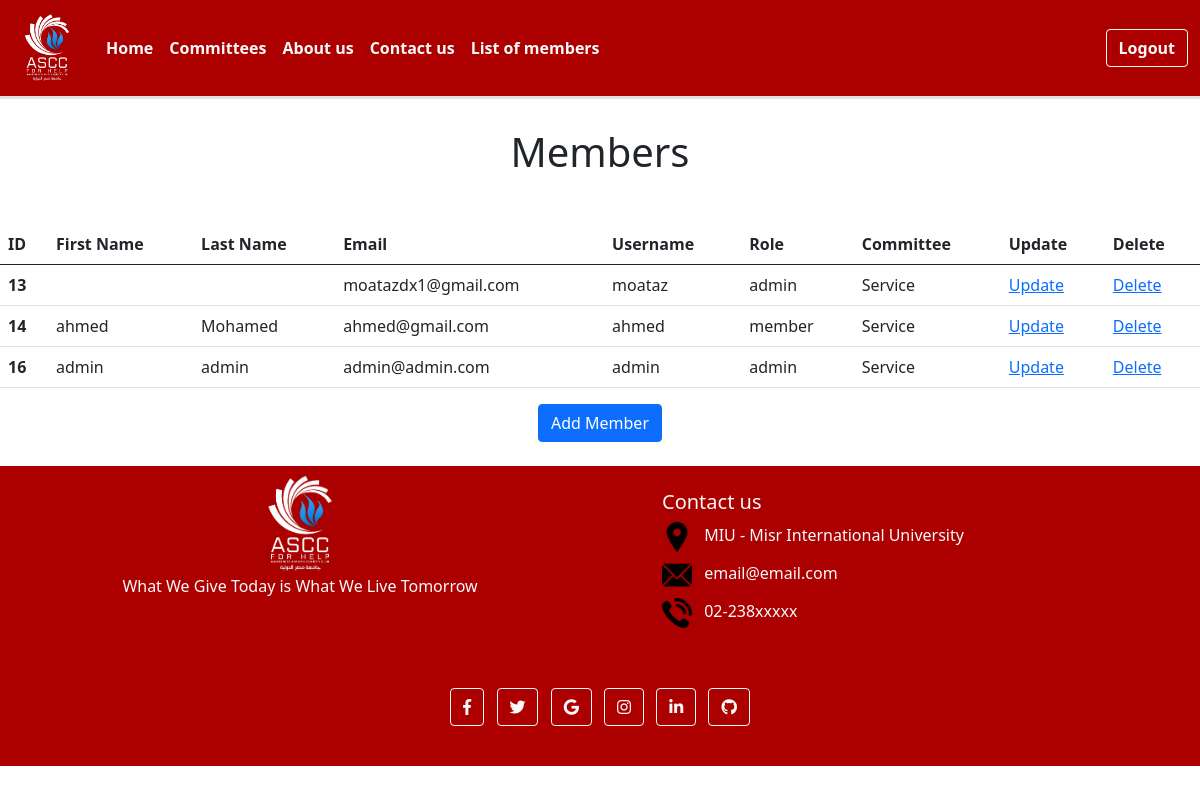
/list (signed in), run on the app's committed database.
### Asec/models.py (models this page shows, shortened)
class User(AbstractUser):
    committeeId = models.ForeignKey("Committee", on_delete=models.CASCADE)
    roleId = models.ForeignKey("Role", on_delete=models.CASCADE)

class Role(models.Model):
    name = models.CharField(max_length=20)
    urlId = models.ManyToManyField("Urls")

class Committee(models.Model):
    name = models.CharField(max_length=30)
    description = models.CharField(max_length=255)
    photo = models.CharField(max_length=30)
    headId = models.ForeignKey("User", on_delete=models.CASCADE)

### Asec/views.py (the view)
# urls.py: path("list",views.list_members,name="list"),
def list_members(request):
    if not request.user.is_anonymous:
        if is_allowed(request,'list'):
            members = User.objects.all()
            return render(request,"Admin/List_of_members.html",{"members": members})
        else:
            return HttpResponse("<h2>Page requires admin previliges</h2>")
    else:
        return HttpResponse("<h2>Page requires admin previliges</h2>")

### Asec/views.py (called while the page is built)
def is_allowed(request, urlName):
    roleId = Role.objects.get(id= request.user.roleId.pk)
    url = Urls.objects.get(name= urlName)
    return url.role_set.filter(pk=roleId.pk).exists()

### Asec/Templates/Admin/List_of_members.html
{% extends "General/layout.html" %}
{% block content %}
<h1 class="my-5 text-center">Members</h1>
<table class="table">
  <thead>
    <tr>
      <th scope="col">ID</th>
      <th scope="col">First Name</th>
      <th scope="col">Last Name</th>
      <th scope="col">Email</th>
      <th scope="col">Username</th>
      <th scope="col">Role</th>
      <th scope="col">Committee</th>
      <th scope="col">Update</th>
      <th scope="col">Delete</th>
    </tr>
  </thead>
  <tbody>
    {% for member in members%}
      <tr>
        <th scope="row">{{member.id}}</th>
        <td>{{member.first_name}}</td>
        <td>{{member.last_name}}</td>
        <td>{{member.email}}</td>
        <td>{{member.username}}</td>
        <td>{{member.roleId.name}}</td>
        <td>{{member.committeeId.name}}</td>
        <td><a href="update/{{ member.id }}">Update</a></td>
        <td><a href="delete/{{ member.id }}">Delete</a></td>
      </tr>
    {% endfor %}
  </tbody>
</table>
<div class="text-center text-light">
  <a class="btn btn-primary btn-block mb-4" href="/add"> Add Member</a>
</div>
{% endblock %}

### Asec/static/styles/general.css (style rules this page uses)
body { margin: 0; padding-top: 80px; background-color: rgb(250, 250, 250); }

### data on the page
User: id "13", email "moatazdx1@gmail.com", username "moataz", roleId.name "admin", committeeId.name "Service"
User: id "14", first_name "ahmed", last_name "Mohamed", email "ahmed@gmail.com", username "ahmed", roleId.name "member", committeeId.name "Service"
User: id "16", first_name "admin", last_name "admin", email "admin@admin.com", username "admin", roleId.name "admin", committeeId.name "Service"
